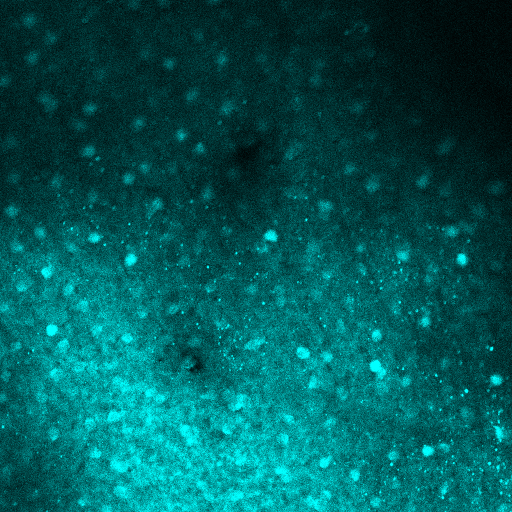
#> input picture raw_GFP.png, 1024 x 1024 px (shown at 1/2 size)
$ jupyter execute --allow-errors cell_id.ipynb   (older library calls are emulated)
#> lines starting #> are read from the running program, lines starting #| are printed output that depends on the picture
[cell 1]
import numpy as np, matplotlib.pyplot as plt
from math import pi, sqrt
from skimage import io, color, util, exposure, filters, morphology
from skimage.feature import match_template, peak_local_max
from skimage.draw import circle_perimeter
import scipy.ndimage as ndi

# ========= knobs =========
image_path     = r"./raw_GFP.png"
pixel_size_um  = 0.311

# expected cell diameter band (µm)
d_min_um, d_max_um = 6, 20.0   #change if needed
n_scales           = 10         # number of template sizes in the band
corr_threshold     = 0.75       # 0..1; lower -> more detections
min_separation_um  = 2.0        # suppress peaks closer than this (non-maxima), seprates connected cells

# preprocessing
rb_radius   = 50               # rolling-ball for background
gauss_sigma = 0.8              # light blur
# =========================

def show(img, title, cmap="gray"):
    plt.figure(figsize=(6,6)); plt.imshow(img, cmap=cmap); plt.title(title); plt.axis("off"); plt.show()

def rolling_ball(gray, radius=50):
    try:
        from skimage.restoration import subtract_background_rolling_ball
        return subtract_background_rolling_ball(gray, radius=radius)
    except Exception:
        se = morphology.disk(radius)
        try:    return morphology.white_tophat(gray, footprint=se)
        except TypeError:
                return morphology.white_tophat(gray, selem=se)

def make_soft_disk_template(r_px):
    """soft circular template (disk blurred with Gaussian)"""
    sz = int(2*np.ceil(r_px*1.6)+1)  # a bit larger than diameter
    yy, xx = np.mgrid[-sz//2:sz//2+1, -sz//2:sz//2+1]
    rr = np.sqrt(xx**2 + yy**2)
    disk = (rr <= r_px).astype(float)
    tmpl = filters.gaussian(disk, sigma=max(1.0, 0.25*r_px), preserve_range=True)
    # match_template does its own normalization, so we can return as-is
    return tmpl

# 1) grayscale + stretch
img = io.imread(image_path)
#> img is the input picture: shape (1024, 1024, 3); mean R, G, B 0, 88.1, 88.1
if img.ndim == 3 and img.shape[-1] == 4: img = color.rgba2rgb(img)
if img.ndim == 3: img = color.rgb2gray(img)
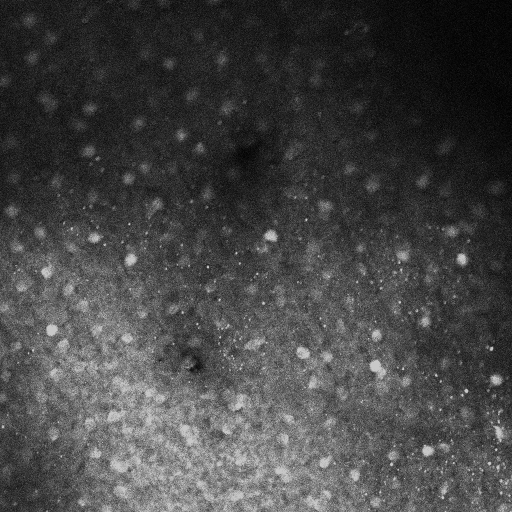
#> img: shape (1024, 1024) float64 (shown at 1/2 size); min 0, max 0.788, mean 0.272
gray = util.img_as_float(img)
p2,p98 = np.percentile(gray,(2,98))
#> p2 = 0.0185; p98 = 0.75
gray = exposure.rescale_intensity(gray, in_range=(p2,p98))
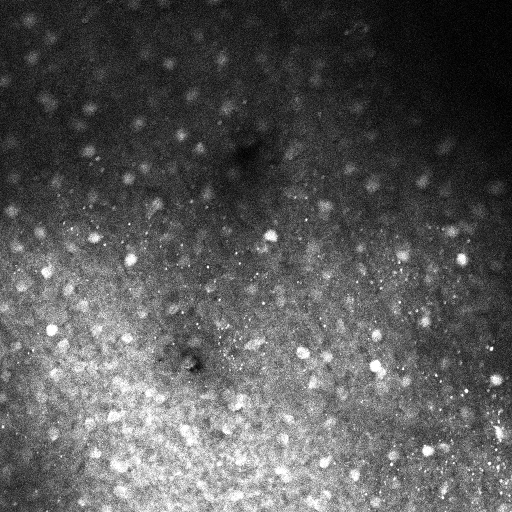
#> gray: shape (1024, 1024) float64 (shown at 1/2 size); min 0, max 1, mean 0.346
show(gray, "1) Grayscale (contrast-stretched)")

# 2) background removal
#> (the rest of this cell did not finish here and is left out)

show(bg, f"2) Background-removed (rolling ball ≈ {rb_radius} px)")

# 3) denoise + rescale to [0,1]
den = filters.gaussian(filters.median(bg, morphology.disk(2)), sigma=gauss_sigma, preserve_range=True)
den01 = exposure.rescale_intensity(den, in_range='image', out_range=(0,1))
show(den01, "3) Denoised + rescaled [0,1]")

# 4) template bank (multi-scale) correlation
diam_um = np.linspace(d_min_um, d_max_um, n_scales)
r_px_list = (diam_um/2.0) / pixel_size_um
responses = []
for r_px in r_px_list:
    tmpl = make_soft_disk_template(r_px)
    resp = match_template(den01, tmpl, pad_input=True)  # normalized correlation [-1, 1]
    responses.append(resp)

resp_stack = np.stack(responses, axis=-1)
resp_max   = resp_stack.max(axis=-1)
scale_idx  = resp_stack.argmax(axis=-1)  # index of best size per pixel

show(resp_max, "4) Max correlation over scales (heatmap)")

# 5) peak detection on the correlation map
min_dist_px = max(2, int(round((min_separation_um/pixel_size_um))))
peaks = peak_local_max(
    resp_max, threshold_abs=corr_threshold, min_distance=min_dist_px, exclude_border=False
)
show((resp_max >= corr_threshold).astype(float), f"5) Thresholded response (≥ {corr_threshold:.2f})", cmap="magma")

# 6) build detections (center + radius from chosen scale) and overlay
overlay = np.dstack([gray, gray, gray]).copy()
count = 0
for (y, x) in peaks:
    r_px = r_px_list[ scale_idx[y, x] ]
    r_draw = int(max(2, min(r_px, (d_max_um/pixel_size_um)/2.0)))
    rr, cc = circle_perimeter(int(y), int(x), r_draw, shape=overlay.shape)
    overlay[rr, cc, 0] = 1.0; overlay[rr, cc, 1] = 0.0; overlay[rr, cc, 2] = 0.0
    count += 1

# 7) density
h, w = gray.shape
area_mm2 = (pixel_size_um**2) * h * w / 1e6
density = count/area_mm2 if area_mm2>0 else np.nan

plt.figure(figsize=(6,6)); plt.imshow(overlay)
plt.title(f"Matched-filter peaks — counted: {count} | density ≈ {density:.1f} cells/mm²")
plt.axis("off"); plt.show()
